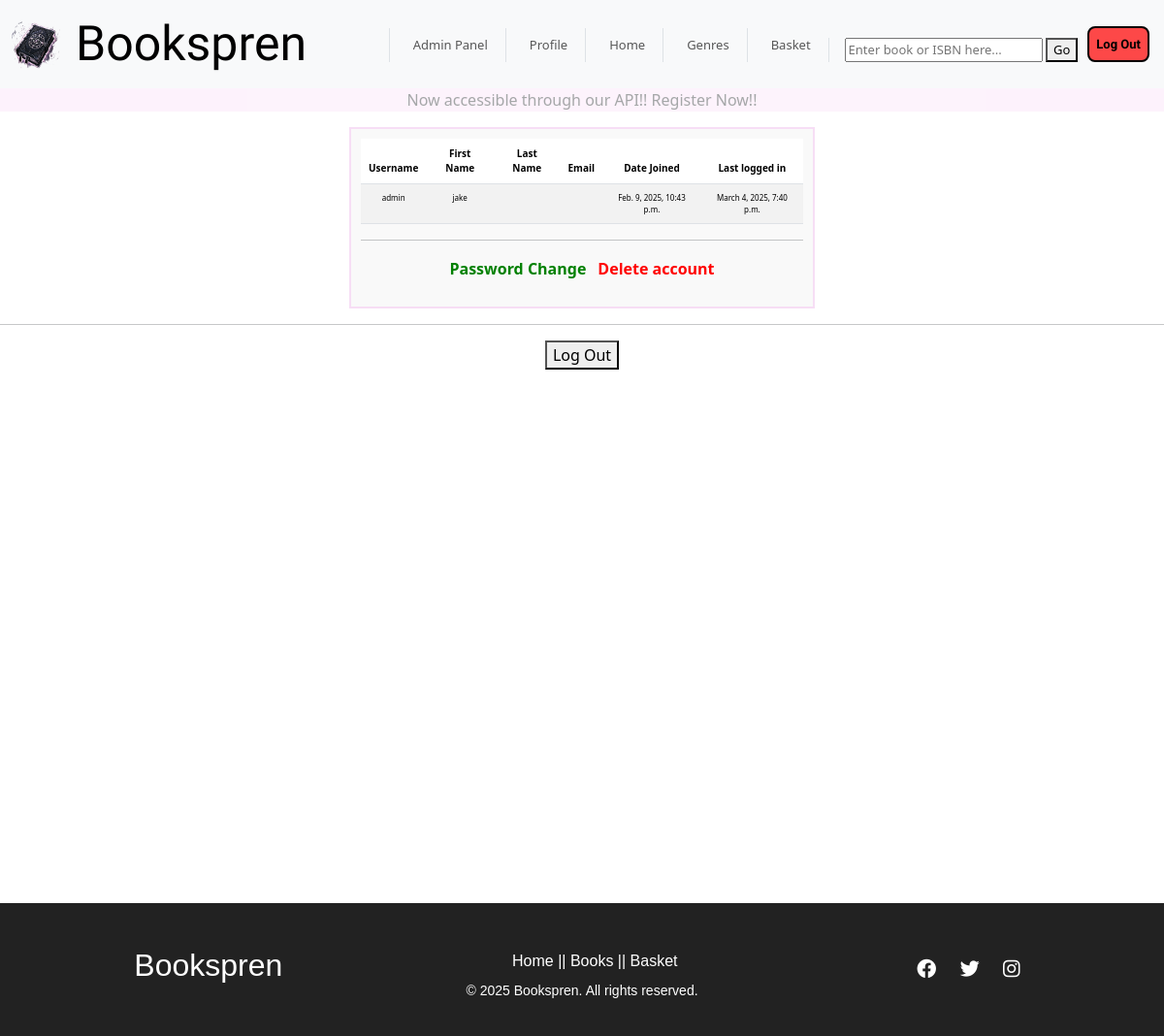
Page /myaccounts/profile_page/ (signed in) on the earlier database version.
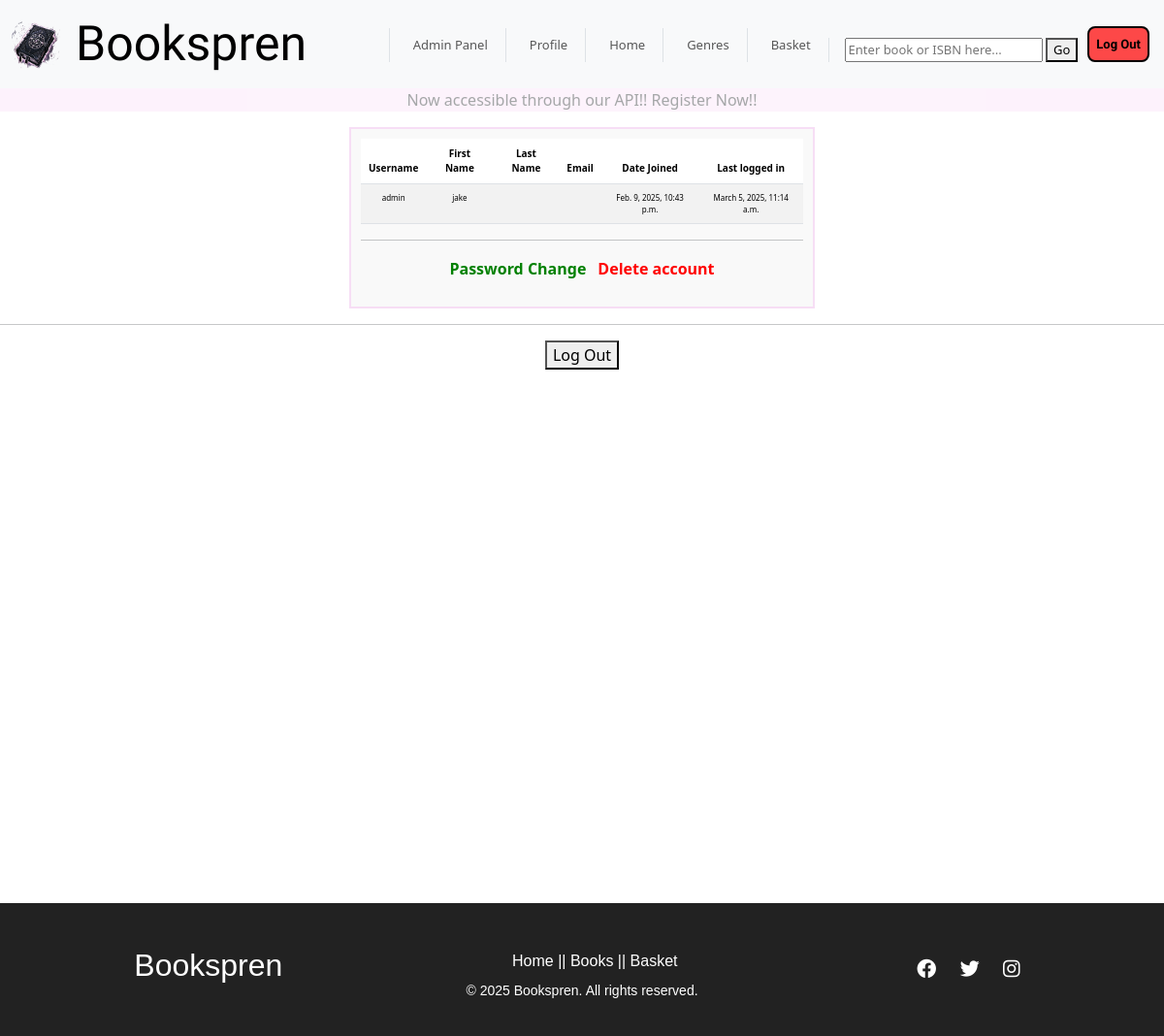
Same page on the later database version.
### apps/accounts/models.py (models this page shows, shortened)
class CustomUser(AbstractUser):
    pass

### apps/accounts/views.py (the view)
# urls.py: path("profile_page/", views.profile_page_view, name="profile"),
@login_required
def profile_page_view(request):
    if request.method == "POST":
        user = request.user
        user.delete()  # Deletes the user from the database
        logout(request)  # Logs the user out after deletion
        messages.success(request, "Your account has been deleted.")
        return redirect("home")  # Redirect to the homepage or another page
    return render(request, 'profile_page.html')

### apps/accounts/templates/profile_page.html (shortened to what this page needs)
{% extends 'base.html' %}
{% load static %}
{% block content %}
<div class="profile-div">
    <div class="profile-card">
        <table class="table table-striped profile-table">
            <thead style="font-size: 10px">
                <tr>
                    <th>Username</th><th>First Name</th><th>Last Name</th><th>Email</th><th>Date Joined</th><th>Last logged in</th>
                </tr>
        </thead>
        <tbody style="font-size: 8px;">
            <tr>
                <td>{{ user.username }}</td>
                <td>{{ user.first_name }}</td>
                <td>{{ user.last_name }}</td>
                <td>{{ user.email }}</td>
                <td>{{ user.date_joined }}</td>
                <td>{{ user.last_login }}</td>
            </tr>
        </tbody>
        </table>
        <hr>
        <button class="profile-change-button"><a href="{% url 'password_change' %}">Password Change</a></p>
        <form action ={% url 'profile'%} method="post">
            <button class="profile-delete-button" type="submit">Delete account</button>
        </form>
    </div>
<hr>
    <form action="{% url 'logout' %}" method="post">
        <button class="button" type="submit">Log Out</button>
      </form>
</div>
{% endblock %}

Differences in the rows shown:
changed CustomUser "admin": last_login "March 4, 2025, 7:40 p.m." → "March 5, 2025, 11:14 a.m."
